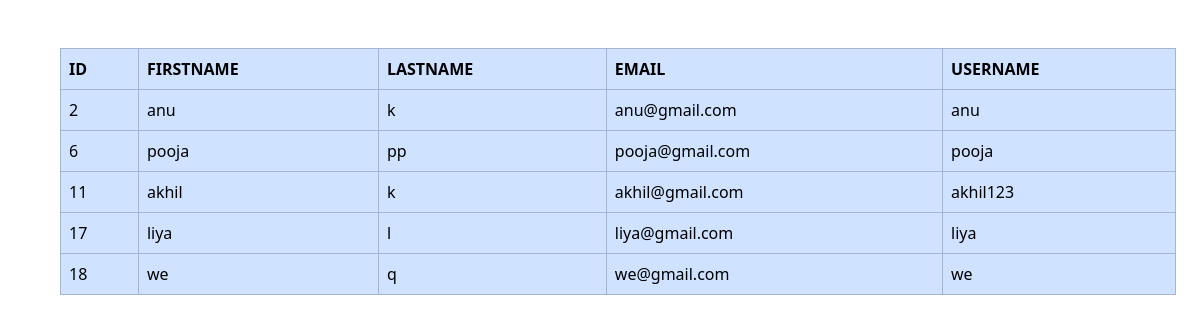
The app's page /approved_stview with its own data.
### collegeapp/models.py (models this page shows)
class User(AbstractUser):
    usertype=models.CharField(max_length=50)

### collegeapp/views.py (the view)
# urls.py: path('approved_stview',views.approved_stview,name='approved_stview'),
def approved_stview(request):
    x=User.objects.filter(is_active=1,usertype="student")
    return render(request,'approved_stview.html',{'x':x})

### collegeapp/templates/approved_stview.html (shortened to what this page needs)
<!DOCTYPE html>
<html lang="en">
<head>
    <link href="https://cdn.jsdelivr.net/npm/bootstrap@5.3.3/dist/css/bootstrap.min.css" rel="stylesheet">
</head>
<body>
    <div class="container m-5">
    <table class="table table-bordered table-primary">
        <tr>
            <th>ID</th>
            <th>FIRSTNAME</th>
            <th>LASTNAME</th>
            <th>EMAIL</th>
            <th>USERNAME</th>
        </tr>
        {% for i in x %}
        <tr>
            <td>{{i.id}}</td>
            <td>{{i.first_name}}</td>
            <td>{{i.last_name}}</td>
            <td>{{i.email}}</td>
            <td>{{i.username}}</td>
        </tr>
        {% endfor %}
    </table>
    </div>
</body>
</html>

### records on screen
User: id "2", first_name "anu", last_name "k", email "anu@gmail.com", username "anu"
User: id "6", first_name "pooja", last_name "pp", email "pooja@gmail.com", username "pooja"
User: id "11", first_name "akhil", last_name "k", email "akhil@gmail.com", username "akhil123"
User: id "17", first_name "liya", last_name "l", email "liya@gmail.com", username "liya"
User: id "18", first_name "we", last_name "q", email "we@gmail.com", username "we"
